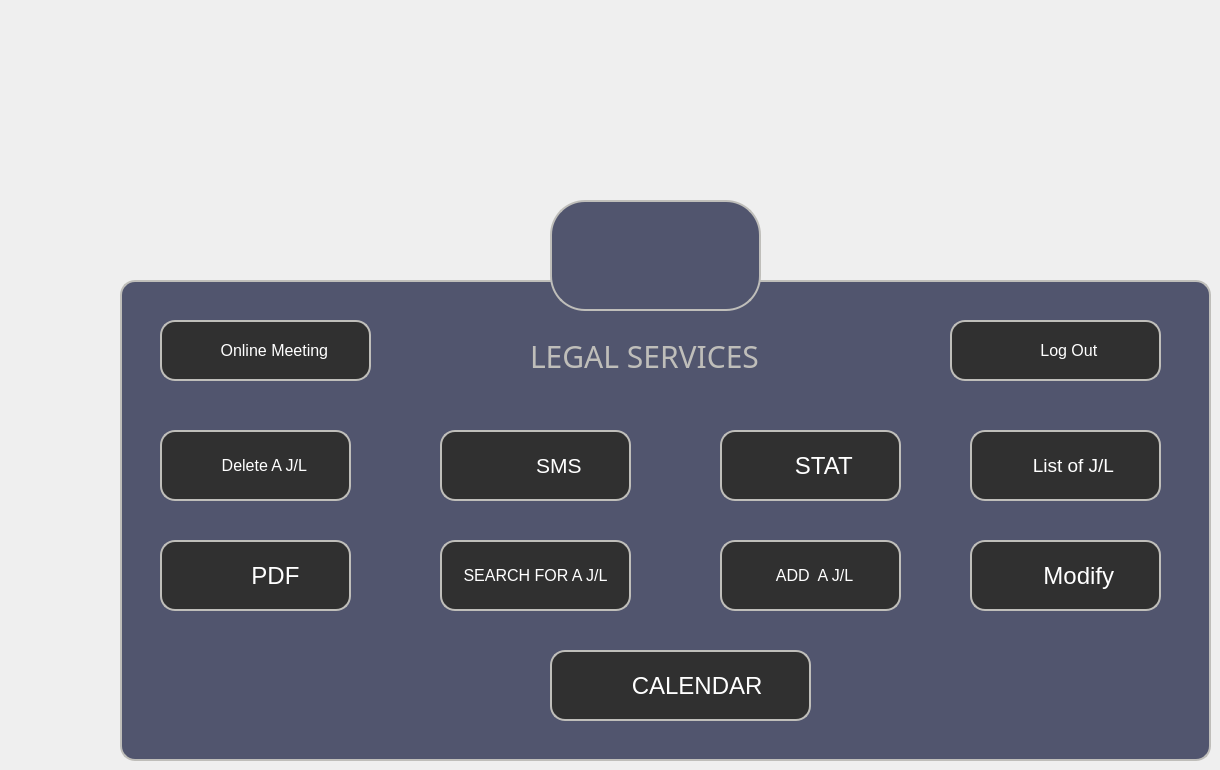
    <widget class="QWidget" name="tab_25">
     <property name="styleSheet">
      <string notr="true">*{
	background:url(C:/thefinalproject/icons/menu.png) ;
}</string>
     </property>
     <attribute name="title">
      <string>tab22 menuaj</string>
     </attribute>
     <widget class="QFrame" name="Qframe_5">
      <property name="geometry">
       <rect>
        <x>120</x>
        <y>280</y>
        <width>1091</width>
        <height>481</height>
       </rect>
      </property>
      <property name="styleSheet">
       <string notr="true">QFrame
{
	background:#51556e;
border: 2px solid #bfbeba;
    border-radius:15px;
}</string>
      </property>
      <property name="frameShape">
       <enum>QFrame::StyledPanel</enum>
      </property>
      <property name="frameShadow">
       <enum>QFrame::Raised</enum>
      </property>
      <widget class="QLabel" name="label_8">
       <property name="geometry">
        <rect>
         <x>410</x>
         <y>50</y>
         <width>241</width>
         <height>51</height>
        </rect>
       </property>
       <property name="font">
        <font>
         <family>century gothic</family>
         <pointsize>-1</pointsize>
        </font>
       </property>
       <property name="styleSheet">
        <string notr="true">*{
    font-family:century gothic;border:none;
    font-size:30px;
	color:#bfbeba;
}

</string>
       </property>
       <property name="text">
        <string>LEGAL SERVICES</string>
       </property>
      </widget>
      <widget class="QPushButton" name="DEL_PUSH_7">
       <property name="geometry">
        <rect>
         <x>830</x>
         <y>40</y>
         <width>211</width>
         <height>61</height>
        </rect>
       </property>
       <property name="font">
        <font>
         <pointsize>12</pointsize>
        </font>
       </property>
       <property name="styleSheet">
        <string notr="true">*{
color:white;
border-radius: 15px;
border: 2px solid #bfbeba;
background:#303030;
}

*:hover
{
	color:#303030;
	border-radius:15px;
	background:white
}</string>
       </property>
       <property name="text">
        <string>      Log Out</string>
       </property>
       <property name="icon">
        <iconset resource="icons.qrc">
         <normaloff>:/new/prefix1/icons/logout.png</normaloff>:/new/prefix1/icons/logout.png</iconset>
       </property>
       <property name="iconSize">
        <size>
         <width>29</width>
         <height>29</height>
        </size>
       </property>
      </widget>
      <widget class="QPushButton" name="DEL_PUSH_8">
       <property name="geometry">
        <rect>
         <x>40</x>
         <y>40</y>
         <width>211</width>
         <height>61</height>
        </rect>
       </property>
       <property name="font">
        <font>
         <pointsize>12</pointsize>
        </font>
       </property>
       <property name="styleSheet">
        <string notr="true">*{
color:white;
border-radius: 15px;
border: 2px solid #bfbeba;
background:#303030;
}

*:hover
{
	color:#303030;
	border-radius:15px;
	background:white
}</string>
       </property>
       <property name="text">
        <string>    Online Meeting</string>
       </property>
       <property name="icon">
        <iconset resource="icons.qrc">
         <normaloff>:/new/prefix1/icons/online-meeting.png</normaloff>:/new/prefix1/icons/online-meeting.png</iconset>
       </property>
       <property name="iconSize">
        <size>
         <width>40</width>
         <height>32</height>
        </size>
       </property>
      </widget>
      <widget class="QPushButton" name="mod">
       <property name="geometry">
        <rect>
         <x>850</x>
         <y>260</y>
         <width>191</width>
         <height>71</height>
        </rect>
       </property>
       <property name="font">
        <font>
         <pointsize>18</pointsize>
        </font>
       </property>
       <property name="styleSheet">
        <string notr="true">*{
color:white;
border-radius: 15px;
border: 2px solid #bfbeba;
background:#303030;
}

*:hover
{
	color:#303030;
	border-radius:15px;
	background:white
}</string>
       </property>
       <property name="text">
        <string>    Modify</string>
       </property>
       <property name="icon">
        <iconset resource="icons.qrc">
         <normaloff>:/new/prefix1/icons/edit.png</normaloff>:/new/prefix1/icons/edit.png</iconset>
       </property>
       <property name="iconSize">
        <size>
         <width>35</width>
         <height>30</height>
        </size>
       </property>
      </widget>
      <widget class="QPushButton" name="hkkk">
       <property name="geometry">
        <rect>
         <x>850</x>
         <y>150</y>
         <width>191</width>
         <height>71</height>
        </rect>
       </property>
       <property name="font">
        <font>
         <pointsize>14</pointsize>
        </font>
       </property>
       <property name="styleSheet">
        <string notr="true">*{
color:white;
border-radius: 15px;
border: 2px solid #bfbeba;
background:#303030;
}

*:hover
{
	color:#303030;
	border-radius:15px;
	background:white
}</string>
       </property>
       <property name="text">
        <string>   List of J/L</string>
       </property>
       <property name="icon">
        <iconset resource="icons.qrc">
         <normaloff>:/new/prefix1/icons/list.png</normaloff>:/new/prefix1/icons/list.png</iconset>
       </property>
       <property name="iconSize">
        <size>
         <width>35</width>
         <height>33</height>
        </size>
       </property>
      </widget>
      <widget class="QPushButton" name="hiiii">
       <property name="geometry">
        <rect>
         <x>600</x>
         <y>260</y>
         <width>181</width>
         <height>71</height>
        </rect>
       </property>
       <property name="font">
        <font>
         <pointsize>12</pointsize>
        </font>
       </property>
       <property name="styleSheet">
        <string notr="true">*{
color:white;
border-radius: 15px;
border: 2px solid #bfbeba;
background:#303030;
}

*:hover
{
	color:#303030;
	border-radius:15px;
	background:white
}</string>
       </property>
       <property name="text">
        <string>  ADD  A J/L</string>
       </property>
       <property name="icon">
        <iconset resource="icons.qrc">
         <normaloff>:/new/prefix1/icons/add.png</normaloff>:/new/prefix1/icons/add.png</iconset>
       </property>
       <property name="iconSize">
        <size>
         <width>35</width>
         <height>30</height>
        </size>
       </property>
      </widget>
      <widget class="QPushButton" name="pushButton_6">
       <property name="geometry">
        <rect>
         <x>40</x>
         <y>150</y>
         <width>191</width>
         <height>71</height>
        </rect>
       </property>
       <property name="font">
        <font>
         <pointsize>12</pointsize>
        </font>
       </property>
       <property name="styleSheet">
        <string notr="true">*{
color:white;
border-radius: 15px;
border: 2px solid #bfbeba;
background:#303030;
}

*:hover
{
	color:#303030;
	border-radius:15px;
	background:white
}</string>
       </property>
       <property name="text">
        <string>    Delete A J/L</string>
       </property>
       <property name="icon">
        <iconset resource="icons.qrc">
         <normaloff>:/new/prefix1/icons/delete.png</normaloff>:/new/prefix1/icons/delete.png</iconset>
       </property>
       <property name="iconSize">
        <size>
         <width>35</width>
         <height>30</height>
        </size>
       </property>
      </widget>
      <widget class="QPushButton" name="pushButton_19">
       <property name="geometry">
        <rect>
         <x>600</x>
         <y>150</y>
         <width>181</width>
         <height>71</height>
        </rect>
       </property>
       <property name="font">
        <font>
         <pointsize>18</pointsize>
        </font>
       </property>
       <property name="styleSheet">
        <string notr="true">*{
color:white;
border-radius: 15px;
border: 2px solid #bfbeba;
background:#303030;
}

*:hover
{
	color:#303030;
	border-radius:15px;
	background:white
}</string>
       </property>
       <property name="text">
        <string>    STAT</string>
       </property>
       <property name="icon">
        <iconset resource="icons.qrc">
         <normaloff>:/new/prefix1/icons/pie-chart.png</normaloff>:/new/prefix1/icons/pie-chart.png</iconset>
       </property>
       <property name="iconSize">
        <size>
         <width>34</width>
         <height>33</height>
        </size>
       </property>
      </widget>
      <widget class="QPushButton" name="rechercher">
       <property name="geometry">
        <rect>
         <x>320</x>
         <y>260</y>
         <width>191</width>
         <height>71</height>
        </rect>
       </property>
       <property name="font">
        <font>
         <pointsize>12</pointsize>
        </font>
       </property>
       <property name="styleSheet">
        <string notr="true">*{
color:white;
border-radius: 15px;
border: 2px solid #bfbeba;
background:#303030;
}

*:hover
{
	color:#303030;
	border-radius:15px;
	background:white
}</string>
       </property>
       <property name="text">
        <string>SEARCH FOR A J/L</string>
       </property>
       <property name="icon">
        <iconset resource="icons.qrc">
         <normaloff>:/new/prefix1/icons/loupe.png</normaloff>:/new/prefix1/icons/loupe.png</iconset>
       </property>
       <property name="iconSize">
        <size>
         <width>35</width>
         <height>30</height>
        </size>
       </property>
      </widget>
      <widget class="QPushButton" name="pushButton_7">
       <property name="geometry">
        <rect>
         <x>40</x>
         <y>260</y>
         <width>191</width>
         <height>71</height>
        </rect>
       </property>
       <property name="font">
        <font>
         <pointsize>18</pointsize>
        </font>
       </property>
       <property name="styleSheet">
        <string notr="true">*{
color:white;
border-radius: 15px;
border: 2px solid #bfbeba;
background:#303030;
}

*:hover
{
	color:#303030;
	border-radius:15px;
	background:white
}</string>
       </property>
       <property name="text">
        <string>      PDF</string>
       </property>
       <property name="icon">
        <iconset resource="icons.qrc">
         <normaloff>:/new/prefix1/icons/pdf-file.png</normaloff>:/new/prefix1/icons/pdf-file.png</iconset>
       </property>
       <property name="iconSize">
        <size>
         <width>35</width>
         <height>30</height>
        </size>
       </property>
      </widget>
      <widget class="QPushButton" name="pushButton_11">
       <property name="geometry">
        <rect>
         <x>320</x>
         <y>150</y>
         <width>191</width>
         <height>71</height>
        </rect>
       </property>
       <property name="font">
        <font>
         <pointsize>16</pointsize>
        </font>
       </property>
       <property name="styleSheet">
        <string notr="true">*{
color:white;
border-radius: 15px;
border: 2px solid #bfbeba;
background:#303030;
}

*:hover
{
	color:#303030;
	border-radius:15px;
	background:white
}</string>
       </property>
       <property name="text">
        <string>        SMS</string>
       </property>
       <property name="icon">
        <iconset resource="icons.qrc">
         <normaloff>:/new/prefix1/icons/email.png</normaloff>:/new/prefix1/icons/email.png</iconset>
       </property>
       <property name="iconSize">
        <size>
         <width>35</width>
         <height>30</height>
        </size>
       </property>
      </widget>
      <widget class="QPushButton" name="pushButton_20">
       <property name="geometry">
        <rect>
         <x>430</x>
         <y>370</y>
         <width>261</width>
         <height>71</height>
        </rect>
       </property>
       <property name="font">
        <font>
         <pointsize>18</pointsize>
        </font>
       </property>
       <property name="styleSheet">
        <string notr="true">*{
color:white;
border-radius: 15px;
border: 2px solid #bfbeba;
background:#303030;
}

*:hover
{
	color:#303030;
	border-radius:15px;
	background:white
}</string>
       </property>
       <property name="text">
        <string>     CALENDAR</string>
       </property>
       <property name="icon">
        <iconset resource="icons.qrc">
         <normaloff>:/new/prefix1/icons/calendar.png</normaloff>:/new/prefix1/icons/calendar.png</iconset>
       </property>
       <property name="iconSize">
        <size>
         <width>35</width>
         <height>40</height>
        </size>
       </property>
      </widget>
     </widget>
     <widget class="QPushButton" name="pushButton_35">
      <property name="geometry">
       <rect>
        <x>550</x>
        <y>200</y>
        <width>211</width>
        <height>111</height>
       </rect>
      </property>
      <property name="font">
       <font>
        <pointsize>20</pointsize>
       </font>
      </property>
      <property name="styleSheet">
       <string notr="true">*{
background:#51556e;
border: 2px solid #bfbeba;
border-radius: 35px;

}</string>
      </property>
      <property name="text">
       <string/>
      </property>
      <property name="icon">
       <iconset resource="icons.qrc">
        <normaloff>:/new/prefix1/icons/auction.png</normaloff>:/new/prefix1/icons/auction.png</iconset>
      </property>
      <property name="iconSize">
       <size>
        <width>70</width>
        <height>70</height>
       </size>
      </property>
     </widget>
    </widget>
